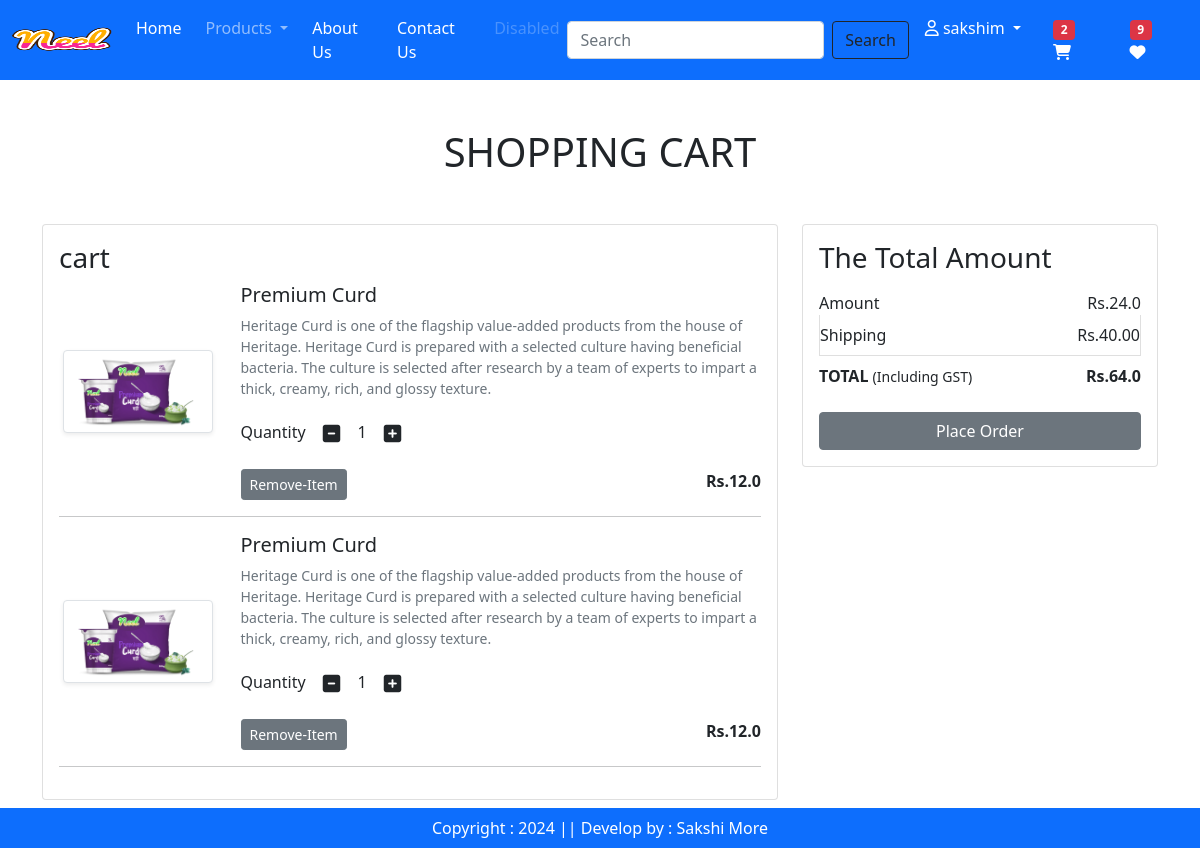
The page /cart/ (signed in) on the database as committed earlier.
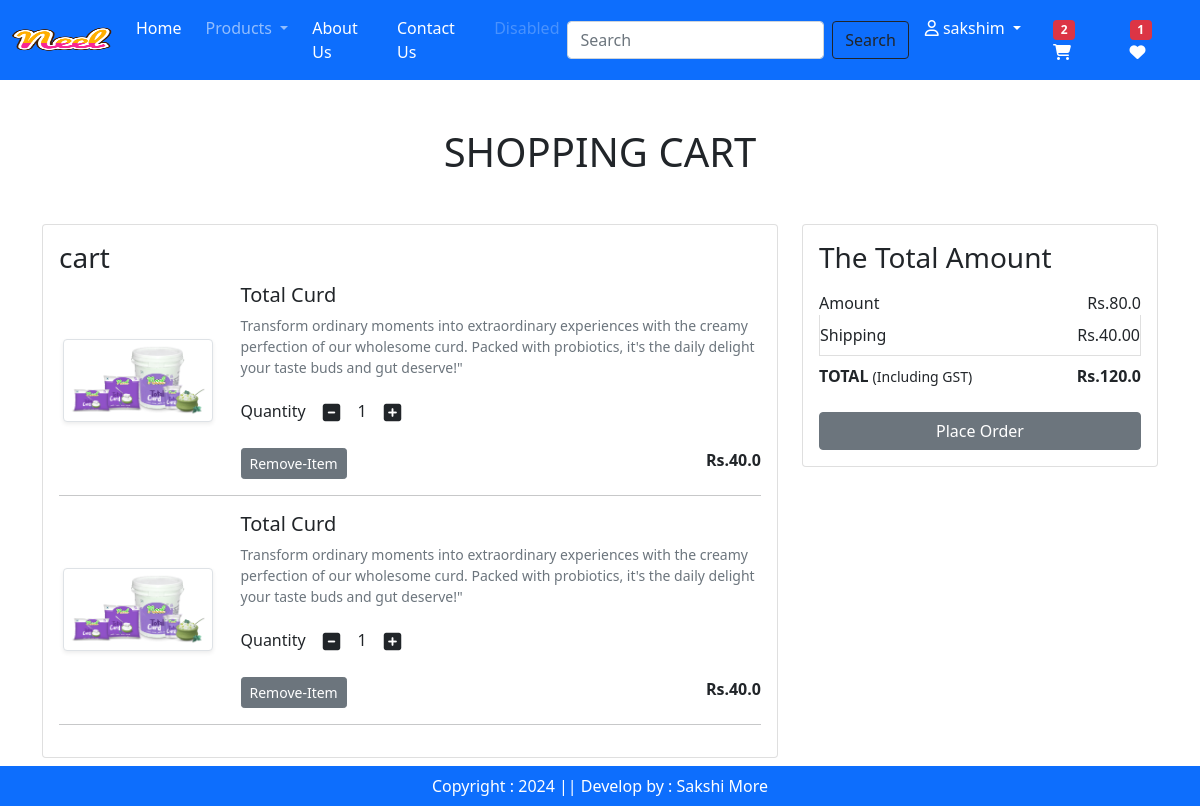
The same page on the database as committed later.
### app/models.py (models this page shows, shortened)
class Cart(models.Model):
    user = models.ForeignKey(User,on_delete=models.CASCADE)
    product = models.ForeignKey(Product,on_delete=models.CASCADE)
    quantity = models.PositiveIntegerField(default=1)

class Product(models.Model):
    title = models.CharField(max_length=100)
    selling_price = models.FloatField()
    discounted_price = models.FloatField()
    description = models.TextField()
    composition = models.TextField(default='')
    prodapp = models.TextField(default='')
    category = models.CharField(choices=CATEGORY_CHOICES ,max_length=2, null=True)
    product_image=models.ImageField(upload_to='product')

### app/views.py (the view)
# urls.py: path('cart/',views.show_cart,name='showcart'),
def show_cart(request):
    user = request.user
    cart = Cart.objects.filter(user=user)
    amount = 0
    for p in cart:
        value = p.quantity * p.product.discounted_price
        amount = amount + value
    totalamount = amount + 40
    totalitem = 0
    wishlist_count = 0
    if request.user.is_authenticated:
        totalitem = len(Cart.objects.filter(user=request.user))
        wishlist_count = Wishlist.objects.filter(user=request.user).count()
    return render(request,'app/addtocart.html',locals())

### app/templates/app/addtocart.html (shortened to what this page needs)
{% extends 'app/base.html' %}
{% load static %}
{% block usernav %}
<li class="nav-item">
  <a class="nav-link active" aria-current="page" href="/">Home</a>
</li>
<li class="nav-item dropdown mx-2">
  <a class="nav-link dropdown-toggle" href="#" id="navbarDropdown" role="button" data-bs-toggle="dropdown" aria-expanded="false">
      Products
  </a>
</li>
<li class="nav-item">
  <a class="nav-link text-white" href="{% url 'about'  %}">About Us</a>
</li>
<li class="nav-item">
  <a class="nav-link text-white" href="{% url 'contact'  %}">Contact Us</a>
</li>
<li class="nav-item">
  <a class="nav-link disabled" href="#" tabindex="-1" aria-disabled="true">Disabled</a>
</li>
</ul>
<form class="d-flex" role="search" action="/search">
  <input class="form-control me-2" type="search" placeholder="Search"  name="search" aria-label="Search">
  <button class="btn btn-outline-dark" type="submit">Search</button>
</form>
</div>
<ul class="navbar-nav me-auto mb-2 mb-lg-0">
<li class="nav-item dropdown mx-2">
  <a class="nav-link dropdown-toggle text-white" href="#" id="profileDropdown" role="button" data-bs-toggle="dropdown" aria-expanded="false">
  <i class="fa-regular fa-user"></i> {{request.user}}
  </a>
</li>
<li class="nav-item mx-2">
  <a href="{% url 'showcart' %}" class="nav-link text-white"><span class="badge bg-danger">{% if totalitem > 0 %}{{totalitem}}{% endif %}</span> <i class="fa-solid fa-cart-shopping"  ></i> </a>
</li>
<li class="nav-item mx-2">
  <a href="" class="nav-link text-white"><span class="badge bg-danger">{% if  wishlist_count > 0 %}{{ wishlist_count}}{% endif %}</span> <i class="fa fa-heart"></i> </a>
</li>
{% endblock %}
{% block main-content %}
<div class="container my-5">
    <div class="row">
        {% if cart %}
        <h1 class="text-center mb-5">SHOPPING CART</h1>
        <div class="col-sm-8">
        <div class="card">
                <div class="card-body">
                    <h3>cart</h3>
                    {% for item in cart %}
                    <div class="row">
                        <div class="col-sm-3 text-center align-self-center"><img src="{{item.product.product_image.url}}" alt="" srcset="" class="img-fluid img-thumbnail shadow-sm" height="150" width="150"></div>
                        <div class="col-sm-9">
                            <div>
                                <h5>{{item.product.title}}</h5>
                                <p class="mb-3 text-muted small">{{item.product.description}}</p>
                                <div class="my-3">
                                    <label for="quantity">Quantity</label>
                                    <a class="minus-cart btn" pid={{item.product.id}}><i class="fas fa-minus-square fa-lg"></i></a>
                                    <span id="quantity">{{item.quantity}}</span>
                                    <a class="plus-cart btn" pid="{{item.product.id}}"><i class="fas fa-plus-square fa-lg"></i></a>
                                </div>
                                <div class="d-flex justify-content-between">
                                    <a href="#" class="remove-cart btn btn-sm btn-secondary mr-3" pid="{{item.product.id}}">Remove-Item</a>
                                    <p class="mb-0"><span><strong>Rs.{{item.product.discounted_price}}</strong></span></p>
                                </div>
                            </div>
                        </div>
                    </div>
                    <hr class="text-center">
                    {% endfor %}
                </div>
        </div>
        </div>
<div class="col-sm-4">
    <div class="card">
        <div class="card-body">
            <h3>The Total Amount</h3>
            <ul class="list-group">
                <li class="list-group-item d-flex justify-content-between align-item-center border-0 px-0 pb-0">Amount<span id='amount'>Rs.{{amount}}</span></li>
                <li class="list-group-item d-flex justify-content-between align-item-center px-0 ">Shipping<span>Rs.40.00</span></li>
                <li class="list-group-item d-flex justify-content-between align-item-center border-0 px-0 mb-3">
                    <div>
                        <strong>TOTAL</strong>  <small>(Including GST)</small>
                    </div>
                    <span id="totalamount"><strong>Rs.{{totalamount}}</strong></span>
                </li>
            </ul>
            <div class="d-grid"><a href="{% url 'checkout' %}" class="btn btn-secondary">Place Order</a></div>
        </div>
    </div>
</div>
{% else %}
  <h1 class="text-center mb-5">Cart is Empty</h1>
{% endif %}
</div>
</div>
{% endblock main-content %}

### app/templates/app/base.html (shortened to what this page needs)
<!DOCTYPE html>
{% load static %}
<html>
    <head>
        <link rel="stylesheet" href="{% static 'css/owl.carousel.min.css' %}"/>
        <link rel="stylesheet" href="{% static 'css/bootstrap.min.css' %}"/>
        <link rel="stylesheet" href="{% static 'css/style.css'%}"/>
        <link rel="stylesheet" href="https://cdnjs.cloudflare.com/ajax/libs/font-awesome/6.5.1/css/all.min.css" />
    </head>
    <body>
        <nav class="navbar navbar-expand-lg navbar-dark bg-primary link">
            <div class="container-fluid">
              <a class="navbar-brand" href="#">
                <img src="{% static 'images/neel.png' %}" alt="Neel" width="100" height="50">
              </a>
              <div class="collapse navbar-collapse" id="navbarSupportedContent">
                <ul class="navbar-nav me-auto mb-3 mb-lg-0">
                  {% block usernav %}{% endblock %}
              </ul>
            </div>
          </nav>
          {%  block main-content  %} {% endblock main-content %}
          <footer class="container-fluid fixed-bottom bg-primary text-white text-center p-2 mt-5">
            Copyright :
             2024 || Develop by : Sakshi More
          </footer>
    </body>
</html>

Rows that differ between the two databases and show on the page:
removed Cart: product.product_image (picture), product "Premium Curd", product.description "Heritage Curd is one of the flagship value-added products from the house of Heritage. Heritage Curd is prepared with a selected culture having beneficial bacteria. The culture is selected after research by a team of experts to impart a thick, creamy, rich, and glossy texture.", quantity "1", product.discounted_price "12.0"
removed Cart: product.product_image (picture), product "Premium Curd", product.description "Heritage Curd is one of the flagship value-added products from the house of Heritage. Heritage Curd is prepared with a selected culture having beneficial bacteria. The culture is selected after research by a team of experts to impart a thick, creamy, rich, and glossy texture.", quantity "1", product.discounted_price "12.0"
added Cart: product.product_image (picture), product "Total Curd", product.description "Transform ordinary moments into extraordinary experiences with the creamy perfection of our wholesome curd. Packed with probiotics, it's the daily delight your taste buds and gut deserve!\"", quantity "1", product.discounted_price "40.0"
added Cart: product.product_image (picture), product "Total Curd", product.description "Transform ordinary moments into extraordinary experiences with the creamy perfection of our wholesome curd. Packed with probiotics, it's the daily delight your taste buds and gut deserve!\"", quantity "1", product.discounted_price "40.0"
Other text that changed with them:
{{ wishlist_count }}: "9" → "1"
{{ amount }}: "24.0" → "80.0"
{{ totalamount }}: "64.0" → "120.0"
